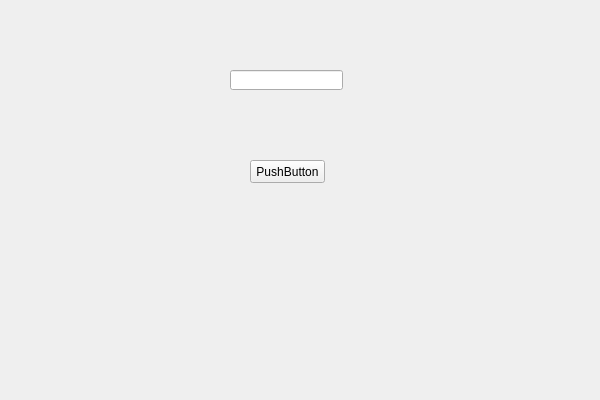
<?xml version="1.0" encoding="UTF-8"?>
<ui version="4.0">
 <class>ClientOSClass</class>
 <widget class="QMainWindow" name="ClientOSClass">
  <property name="geometry">
   <rect>
    <x>0</x>
    <y>0</y>
    <width>600</width>
    <height>400</height>
   </rect>
  </property>
  <property name="windowTitle">
   <string>ClientOS</string>
  </property>
  <widget class="QWidget" name="centralWidget">
   <widget class="QPushButton" name="pushButton">
    <property name="geometry">
     <rect>
      <x>250</x>
      <y>160</y>
      <width>75</width>
      <height>23</height>
     </rect>
    </property>
    <property name="text">
     <string>PushButton</string>
    </property>
   </widget>
   <widget class="QLineEdit" name="lineEdit">
    <property name="geometry">
     <rect>
      <x>230</x>
      <y>70</y>
      <width>113</width>
      <height>20</height>
     </rect>
    </property>
    <property name="readOnly">
     <bool>true</bool>
    </property>
   </widget>
  </widget>
 </widget>
 <layoutdefault spacing="6" margin="11"/>
 <resources>
  <include location="ClientOS.qrc"/>
 </resources>
 <connections/>
</ui>
